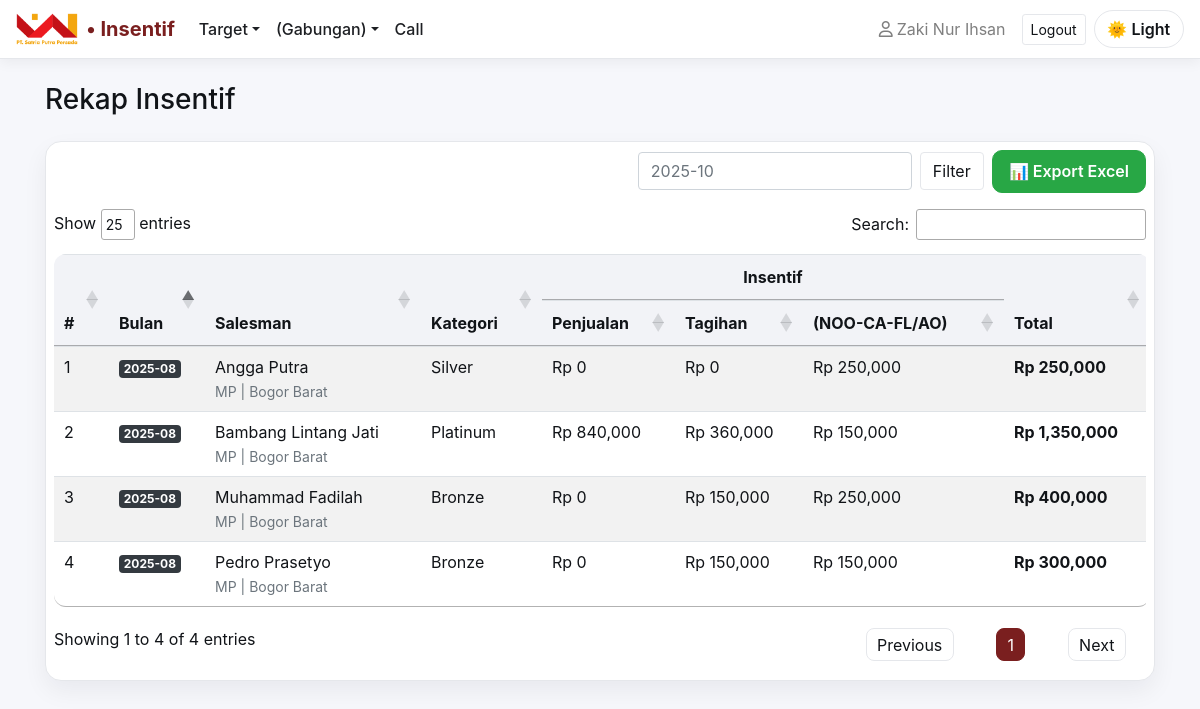
Page /rekap (signed in) on the committed database.
### app.py (models this page shows)
class TargetPenjualan(db.Model):
    __tablename__ = "target_penjualan"
    id = db.Column(db.Integer, primary_key=True)
    salesman_id = db.Column(db.Integer, db.ForeignKey("salesman.id"), nullable=False)
    bulan = db.Column(db.String(7), nullable=False)  # YYYY-MM
    target_amount = db.Column(db.Float, nullable=False, default=0)
    actual_amount = db.Column(db.Float, nullable=False, default=0)

class Salesman(db.Model):
    __tablename__ = "salesman"
    id = db.Column(db.Integer, primary_key=True)
    name = db.Column(db.String(120), nullable=False)
    area = db.Column(db.String(80), nullable=True)
    divisi = db.Column(db.String(10), nullable=False)   # MP | AVIAN
    kategori = db.Column(db.String(12), nullable=False) # Bronze | Silver | Gold | Platinum

### app.py (the view)
@app.route("/rekap")
def rekap():
    bulan = request.args.get("bulan", "").strip()
    smap = get_salesman_map()
    penjualan_q = TargetPenjualan.query
    tagihan_q   = TargetTagihan.query
    noo_q       = NOO.query
    call_q      = Call.query
    if bulan:
        penjualan_q = penjualan_q.filter(TargetPenjualan.bulan == bulan)
        tagihan_q   = tagihan_q.filter(TargetTagihan.bulan == bulan)
        noo_q       = noo_q.filter(NOO.bulan == bulan)
        call_q      = call_q.filter(Call.bulan == bulan)
    penjualan_rows = penjualan_q.all()
    tagihan_rows   = tagihan_q.all()
    noo_rows       = noo_q.all()
    call_rows      = call_q.all()
    from collections import defaultdict
    penjualan_map = defaultdict(int)
    tagihan_map   = defaultdict(int)
    noo_map       = defaultdict(int)
    call_map      = defaultdict(int)
    for r in penjualan_rows:
        name, area, divisi, kategori = smap.get(r.salesman_id, ("?","?","MP","Bronze"))
        bkey = bulan or r.bulan
        penjualan_map[(bkey, r.salesman_id)] += calc_insentif_penjualan(
            r.salesman_id, bkey, divisi, kategori, r.target_amount, r.actual_amount
        )
    for r in tagihan_rows:
        name, area, divisi, kategori = smap.get(r.salesman_id, ("?","?","MP","Bronze"))
        bkey = bulan or r.bulan
        tagihan_map[(bkey, r.salesman_id)] += calc_insentif_tagihan(
            r.salesman_id, bkey, divisi, kategori, r.target_amount, r.actual_amount
        )
    for r in noo_rows:
        name, area, divisi, kategori = smap.get(r.salesman_id, ("?","?","MP","Bronze"))
        bkey = bulan or r.bulan
        noo_map[(bkey, r.salesman_id)] += calc_insentif_noo(
            r.salesman_id, bkey, divisi, r.target_ca, r.actual_ca,
            r.jumlah_toko_noo, r.target_fl, r.actual_fl, r.target_ao, r.actual_ao
        )
    for r in call_rows:
        bkey = bulan or r.bulan
        call_map[(bkey, r.salesman_id)] += 0
    ids = list(smap.keys())
    keys = set(list(penjualan_map.keys()) + list(tagihan_map.keys()) + list(noo_map.keys()) + list(call_map.keys()))
    if bulan:
        for sid in ids:
            keys.add((bulan, sid))
    results = []
    for (b, sid) in sorted(keys, key=lambda x: (x[0], smap.get(x[1], ("", "", "", ""))[0])):
        name, area, divisi, kategori = smap.get(sid, ("?","?","?","?"))
        total_penjualan = penjualan_map.get((b, sid), 0)
        total_tagihan   = tagihan_map.get((b, sid), 0)
        total_noo       = noo_map.get((b, sid), 0)
        total_call      = call_map.get((b, sid), 0)
        total = total_penjualan + total_tagihan + total_noo + total_call
        results.append({
            "bulan": b, "salesman_id": sid, "name": name, "area": area,
            "divisi": divisi, "kategori": kategori,
            "total_penjualan": total_penjualan, "total_tagihan": total_tagihan,
            "total_noo": total_noo, "total_call": total_call, "total": total
        })
    return render_template("rekap.html", rows=results, bulan=bulan)

### app.py (called while the page is built)
def _admin_allowed(endpoint: str) -> bool:
    if not endpoint:
        return False
    always_ok = {"static", "login", "logout", "dashboard"}
    if endpoint in always_ok:
        return True
    allowed_prefixes = (
        "target_", "target_tagihan_",
        "call_", "noo_", "noo_only_", "ca_", "fl_ao_",
        "rekap", "insentif", "override"
    )
    return any(endpoint.startswith(p) for p in allowed_prefixes)

def get_salesman_map():
    rows = Salesman.query.all()
    return {s.id: (s.name, s.area, s.divisi, s.kategori) for s in rows}

def get_password_awal_pair(salesman_id: int, bulan: str):
    r = PasswordAwal.query.filter_by(salesman_id=salesman_id, bulan=bulan).first()
    if not r:
        return 0.0, 0.0
    return float(r.target_amount or 0), float(r.actual_amount or 0)

def calc_password_awal_pass(salesman_id: int, bulan: str, divisi: str) -> bool:
    thresh = get_threshold_percent("password_awal", divisi, default=0.8)
    t, a = get_password_awal_pair(salesman_id, bulan)
    if t <= 0:
        return False
    return (a / t) >= thresh

def get_threshold_percent(kind: str, divisi: str, default=0.8) -> float:
    row = Threshold.query.filter_by(kind=kind, divisi=divisi).first()
    if not row or row.percent is None:
        return default
    try:
        p = float(row.percent)
        if p > 1:
            p = p / 100.0
        p = max(0.0, min(1.0, p))
        return p
    except Exception:
        return default

def calc_pass_penjualan(divisi: str, target_amount: float, actual_amount: float) -> bool:
    if not target_amount:
        return False
    p = get_threshold_percent("penjualan", divisi, default=0.8)
    return (actual_amount or 0) / target_amount >= p

def calc_pass_tagihan(divisi: str, target_amount: float, actual_amount: float) -> bool:
    if not target_amount:
        return False
    p = get_threshold_percent("tagihan", divisi, default=0.8)
    return (actual_amount or 0) / target_amount >= p

def calc_insentif_penjualan(salesman_id: int, bulan: str, divisi: str, kategori: str,
                            target_amount: float, actual_amount: float) -> int:
    if not calc_password_awal_pass(salesman_id, bulan, divisi):
        return 0
    if not calc_pass_penjualan(divisi, target_amount, actual_amount):
        return 0
    return get_rate_for(salesman_id, "penjualan", bulan, divisi, kategori)

### templates/rekap.html (shortened to what this page needs)
{% extends "base.html" %}
{% block content %}
<div class="d-flex justify-content-between align-items-center mb-3">
  <h3>Rekap Insentif</h3>
</div>
<div class="card p-2">
  <div class="d-flex justify-content-between align-items-center mb-3">
  <div class="d-flex">
    <form method="get" class="form-inline mr-2">
      <input type="text" class="form-control mr-2" name="bulan" placeholder="2025-10" value="{{ bulan or '' }}">
      <button class="btn btn-outline-light">Filter</button>
    </form>
    <a href="{{ url_for('rekap_export', bulan=bulan) }}" class="btn btn-success">📊 Export Excel</a>
  </div>
</div>
  <div class="table-responsive">
    <table id="tabelRekap"  class="table table-striped table-hover align-middle">
      <thead>
         <tr>
        <th rowspan="2">#</th>
        <th rowspan="2">Bulan</th>
        <th rowspan="2">Salesman</th>
        <th rowspan="2">Kategori</th>
        <th colspan="3" class="text-center th-group">Insentif</th>
        <th rowspan="2" class="text-end">Total</th>
      </tr>
      <tr>
        <th class="text-end">Penjualan</th>
        <th class="text-end">Tagihan</th>
        <th class="text-end">(NOO-CA-FL/AO)</th>
      </tr>
      </thead>
      <tbody>
        {% for r in rows %}
        <tr>
          <td></td>
          <td><span class="badge badge-dark">{{ r.bulan }}</span></td>
          <td>
          <div class="font-weight-600">{{ r.name }}</div>
          <small class="text-muted">{{ r.divisi }} | {{ r.area }}</small>
          </td>
          <td>{{ r.kategori }}</td>
          <td>Rp {{ "{:,.0f}".format(r.total_penjualan) }}</td>
          <td>Rp {{ "{:,.0f}".format(r.total_tagihan) }}</td>
          <td>Rp {{ "{:,.0f}".format(r.total_noo) }}</td>
          <td><b>Rp {{ "{:,.0f}".format(r.total) }}</b></td>
        </tr>
        {% endfor %}
      </tbody>
    </table>
  </div>
  <link rel="stylesheet" href="https://cdn.datatables.net/1.13.6/css/jquery.dataTables.min.css">
{% endblock %}

### templates/base.html (style rules this page uses)
:root { --accent:#7A1F1F; --accent-2:#A02C2C; --bg:#F6F7FB; --card:#FFFFFF; --text:#111418; --muted:#6B7280; --border:#E5E7EB; --thead:#F2F3F7; --hover:#FEF2F2; --link:#7A1F1F; --toast-header:#7A1F1F; --toast-body:#ffffff; --success:#28a745; --success-hover:#218838; }
html,body { height:100% }
body { background:var(--bg); color:var(--text); -webkit-font-smoothing:antialiased; -moz-osx-font-smoothing:grayscale; transition:background .25s ease, color .25s ease; }
.card { background:var(--card); border:1px solid var(--border); border-radius:16px; box-shadow:0 10px 24px rgba(17,24,39,.06); }
.btn-outline-light { border-color:var(--border); color:var(--text); }
.btn-success { background:var(--success); border-color:var(--success); color:#fff; border-radius:10px; padding:.55rem 1rem; font-weight:600; }
.table { background:var(--card); color:var(--text); border-collapse:separate !important; border-spacing:0; overflow:hidden; border-radius:12px; }
.table thead th { background:var(--thead); color:var(--text); border-bottom:2px solid var(--border); font-weight:700; }
.table-responsive { overflow-x: auto; scrollbar-width: thin; }
a, .btn-link { color:var(--link); }

### rows in the picture
TargetPenjualan: bulan "2025-08"
Salesman: name "Angga Putra", divisi "MP", area "Bogor Barat", kategori "Silver"
TargetPenjualan: bulan "2025-08"
Salesman: name "Bambang Lintang Jati", divisi "MP", area "Bogor Barat", kategori "Platinum"
TargetPenjualan: bulan "2025-08"
Salesman: name "Muhammad Fadilah", divisi "MP", area "Bogor Barat", kategori "Bronze"
TargetPenjualan: bulan "2025-08"
Salesman: name "Pedro Prasetyo", divisi "MP", area "Bogor Barat", kategori "Bronze"

### other values in the picture
{{ u.full_name }} "Zaki Nur Ihsan"
{{ "{:,.0f}".format(r.total_penjualan) }} "0" "840,000" "0" "0"
{{ "{:,.0f}".format(r.total_tagihan) }} "0" "360,000" "150,000" "150,000"
{{ "{:,.0f}".format(r.total_noo) }} "250,000" "150,000" "250,000" "150,000"
{{ "{:,.0f}".format(r.total) }} "250,000" "1,350,000" "400,000" "300,000"
